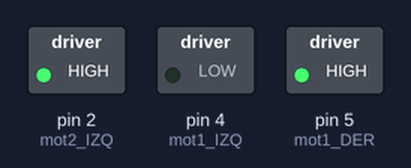
Bench run of a sketch on a simulated Arduino Uno, built with avr-gcc and run on an emulated ATmega328P. On the bench: switched loads named in the sketch (green lamp = pin HIGH).

Above: at 1.0 s.
At 3.0 s:
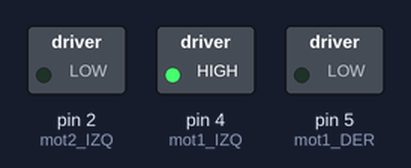
At 5.0 s:
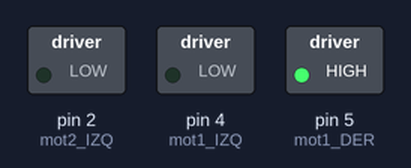
At 7.0 s:
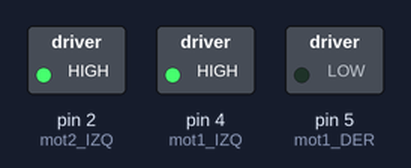
Timing chart, 0 to 10.4 s (numbered marks = the images above):
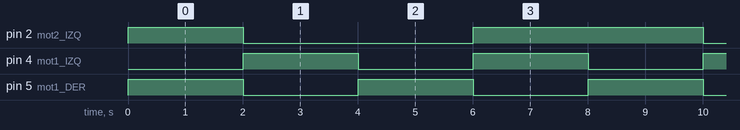

Measured:
- by itself, pin 2 (mot2_IZQ): repeats every 8.0 s: LOW 4.0 s, HIGH 4.0 s
- by itself, pin 4 (mot1_IZQ), pin 5 (mot1_DER): alternates HIGH for 2.0 s and LOW for 2.0 s
- by itself, everything shown: repeats every 8.0 s, in 4 steps

The sketch:

Motores1.ino
```cpp
#define mot1_DER 5
#define mot1_IZQ 4
#define mot2_DER 3
#define mot2_IZQ 2

void setup() {
  pinMode(mot1_DER, OUTPUT);
  pinMode(mot1_IZQ, OUTPUT);

  pinMode(mot1_DER, OUTPUT);
  pinMode(mot2_IZQ, OUTPUT);
}

void loop() {
  adelante();
  delay(2000);
  atras();
  delay(2000);
  izquierda();
  delay(2000);
  derecha();
  delay(2000);
}

void adelante(){
  digitalWrite(mot1_IZQ, LOW);
  digitalWrite(mot1_DER, HIGH);
  digitalWrite(mot2_IZQ, HIGH);
  digitalWrite(mot2_DER, LOW);
}

void atras(){
  digitalWrite(mot1_IZQ, HIGH);
  digitalWrite(mot1_DER, LOW);
  digitalWrite(mot2_IZQ, LOW);
  digitalWrite(mot2_DER, HIGH);
}

void derecha(){
  digitalWrite(mot1_IZQ, HIGH);
  digitalWrite(mot1_DER, LOW);
  digitalWrite(mot2_IZQ, HIGH);
  digitalWrite(mot2_DER, LOW);
}

void izquierda(){
  digitalWrite(mot1_IZQ, LOW);
  digitalWrite(mot1_DER, HIGH);
  digitalWrite(mot2_IZQ, LOW);
  digitalWrite(mot2_DER, HIGH);
}

void freno(){
  digitalWrite(mot1_IZQ, LOW);
  digitalWrite(mot1_DER, LOW);
  digitalWrite(mot2_IZQ, LOW);
  digitalWrite(mot2_DER, LOW);
}
```
